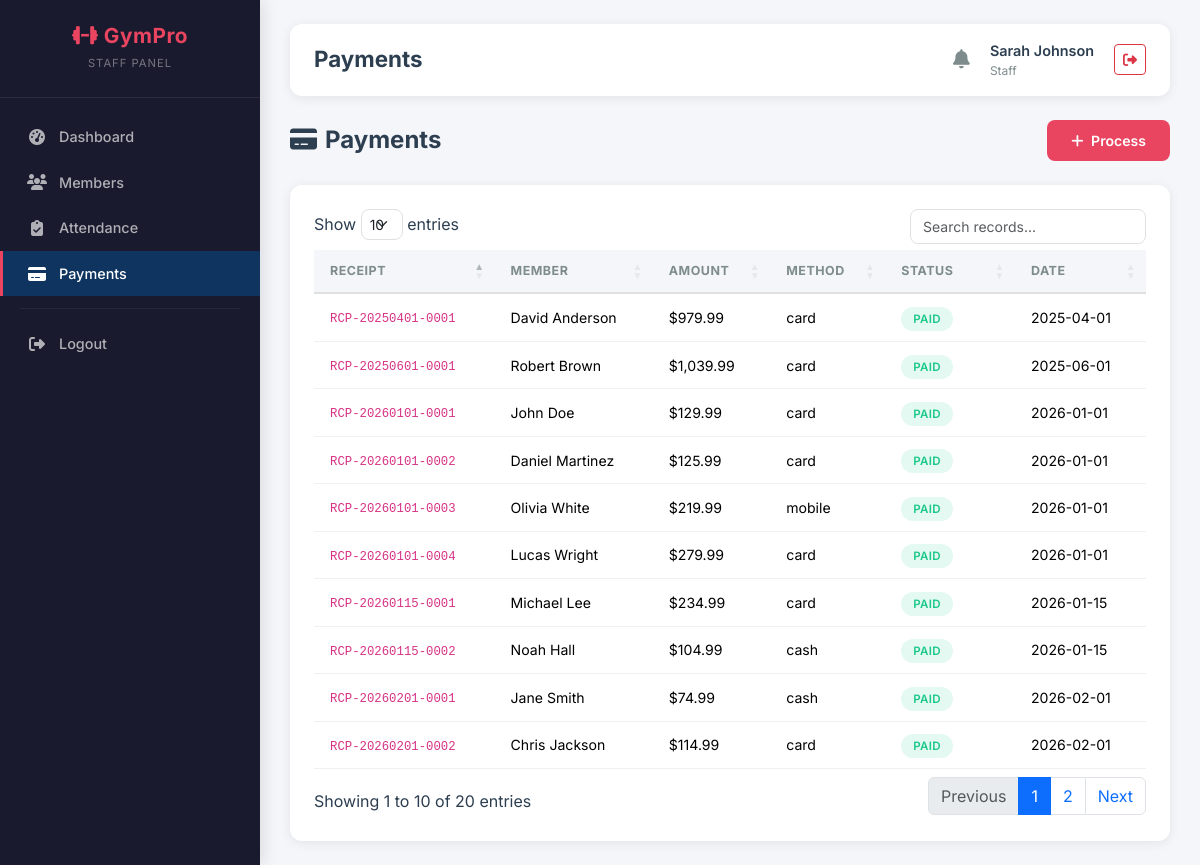
The app's page /staff/payments.php (signed in) with its own data.
### tables this page shows
CREATE TABLE payments (
    payment_id INT AUTO_INCREMENT PRIMARY KEY,
    membership_id INT,
    user_id INT,
    amount DECIMAL(10,2) NOT NULL,
    payment_date DATE NOT NULL,
    method ENUM('cash','card','mobile') DEFAULT 'cash',
    status ENUM('paid','pending','overdue') DEFAULT 'pending',
    receipt_no VARCHAR(50) UNIQUE NOT NULL,
    processed_by INT,
    discount_applied DECIMAL(10,2) DEFAULT 0,
    notes TEXT,
    created_at TIMESTAMP DEFAULT CURRENT_TIMESTAMP,
    FOREIGN KEY (membership_id) REFERENCES member_memberships(membership_id),
    FOREIGN KEY (user_id) REFERENCES users(user_id),
    FOREIGN KEY (processed_by) REFERENCES users(user_id)
);

CREATE TABLE users (
    user_id INT AUTO_INCREMENT PRIMARY KEY,
    full_name VARCHAR(100) NOT NULL,
    email VARCHAR(100) UNIQUE NOT NULL,
    password VARCHAR(255) NOT NULL,
    phone VARCHAR(20),
    gender ENUM('male','female','other'),
    role ENUM('admin','staff','customer') DEFAULT 'customer',
    status ENUM('active','pending','expired','frozen') DEFAULT 'pending',
    profile_pic VARCHAR(255),
    address TEXT,
    dob DATE,
    created_at TIMESTAMP DEFAULT CURRENT_TIMESTAMP
);

### staff/payments.php (the view, shortened to what this page needs)
<?php
require_once __DIR__ . '/../config/db.php';
$payments = $pdo->query("SELECT p.*, u.full_name FROM payments p JOIN users u ON p.user_id = u.user_id ORDER BY p.created_at DESC")->fetchAll();
$pending = $pdo->query("SELECT mm.*, u.full_name, u.user_id, mp.plan_name, mm.total_amount FROM member_memberships mm JOIN users u ON mm.user_id = u.user_id JOIN membership_plans mp ON mm.plan_id = mp.plan_id WHERE mm.status = 'pending'")->fetchAll();
include __DIR__ . '/../includes/header.php';
?>
<div class="page-header"><h4><i class="fas fa-credit-card me-2"></i>Payments</h4>
    <?php if (!empty($pending)): ?><button class="btn btn-accent" data-bs-toggle="modal" data-bs-target="#payModal"><i class="fas fa-plus me-1"></i> Process</button><?php endif; ?></div>
<div class="card-custom"><div class="card-body">
    <table class="table table-custom datatable">
        <thead><tr><th>Receipt</th><th>Member</th><th>Amount</th><th>Method</th><th>Status</th><th>Date</th></tr></thead>
        <tbody>
        <?php foreach ($payments as $p): ?>
        <tr><td><code><?= $p['receipt_no'] ?></code></td><td><?= htmlspecialchars($p['full_name']) ?></td><td>$<?= number_format($p['amount'],2) ?></td><td><?= $p['method'] ?></td><td><span class="badge-status badge-<?= $p['status'] ?>"><?= $p['status'] ?></span></td><td><?= $p['payment_date'] ?></td></tr>
        <?php endforeach; ?></tbody></table></div></div>
<?php include __DIR__ . '/../includes/footer.php'; ?>

### assets/css/custom.css (style rules this page uses)
:root { --sidebar-bg: #1a1a2e; --sidebar-hover: #16213e; --sidebar-active: #0f3460; --accent: #e94560; --accent-hover: #c81e45; --accent-light: rgba(233, 69, 96, 0.15); --bg-light: #f4f6f9; --bg-white: #ffffff; --text-dark: #2c3e50; --text-muted: #7f8c8d; --text-light: #ecf0f1; --border-color: #e0e0e0; --shadow: 0 2px 12px rgba(0, 0, 0, 0.08); --shadow-lg: 0 8px 30px rgba(0, 0, 0, 0.12); --radius: 12px; --radius-sm: 8px; --transition: all 0.3s ease; --font-main: 'Inter', sans-serif; }
* { box-sizing: border-box; }
body { font-family: var(--font-main); background: var(--bg-light); color: var(--text-dark); margin: 0; padding: 0; min-height: 100vh; }
.card-custom { background: var(--bg-white); border-radius: var(--radius); box-shadow: var(--shadow); border: none; overflow: hidden; transition: var(--transition); }
.card-custom .card-body { padding: 24px; }
.table-custom { width: 100%; border-collapse: separate; border-spacing: 0; }
.table-custom thead th { background: var(--bg-light); font-size: 0.78rem; font-weight: 700; text-transform: uppercase; letter-spacing: 0.5px; color: var(--text-muted); padding: 12px 16px; border-bottom: 2px solid var(--border-color); }
.table-custom tbody td { padding: 12px 16px; font-size: 0.88rem; border-bottom: 1px solid #f0f0f0; vertical-align: middle; }
.badge-status { padding: 5px 12px; border-radius: 20px; font-size: 0.72rem; font-weight: 600; text-transform: uppercase; letter-spacing: 0.3px; }
.badge-paid { background: rgba(28, 200, 138, 0.12); color: #1cc88a; }
.btn-accent { background: var(--accent); color: #fff; border: none; padding: 10px 24px; border-radius: var(--radius-sm); font-weight: 600; font-size: 0.88rem; transition: var(--transition); cursor: pointer; }
.page-header { display: flex; justify-content: space-between; align-items: center; margin-bottom: 24px; flex-wrap: wrap; gap: 12px; }
.page-header h4 { font-weight: 700; margin: 0; }

### records on screen
payments: receipt_no "RCP-20260101-0001", user.full_name "John Doe", amount "129.99", method "card", status "PAID", payment_date "2026-01-01"
payments: receipt_no "RCP-20260201-0001", user.full_name "Jane Smith", amount "74.99", method "cash", status "PAID", payment_date "2026-02-01"
payments: receipt_no "RCP-20250601-0001", user.full_name "Robert Brown", amount "1,039.99", method "card", status "PAID", payment_date "2025-06-01"
payments: receipt_no "RCP-20260115-0001", user.full_name "Michael Lee", amount "234.99", method "card", status "PAID", payment_date "2026-01-15"
payments: receipt_no "RCP-20260101-0002", user.full_name "Daniel Martinez", amount "125.99", method "card", status "PAID", payment_date "2026-01-01"
payments: receipt_no "RCP-20250401-0001", user.full_name "David Anderson", amount "979.99", method "card", status "PAID", payment_date "2025-04-01"
payments: receipt_no "RCP-20260201-0002", user.full_name "Chris Jackson", amount "114.99", method "card", status "PAID", payment_date "2026-02-01"
payments: receipt_no "RCP-20260101-0003", user.full_name "Olivia White", amount "219.99", method "mobile", status "PAID", payment_date "2026-01-01"
payments: receipt_no "RCP-20260115-0002", user.full_name "Noah Hall", amount "104.99", method "cash", status "PAID", payment_date "2026-01-15"
payments: receipt_no "RCP-20260101-0004", user.full_name "Lucas Wright", amount "279.99", method "card", status "PAID", payment_date "2026-01-01"

### other values on screen
$page_title "Payments"
$_SESSION['full_name'] "Sarah Johnson"
$_SESSION['role'] "Staff"
